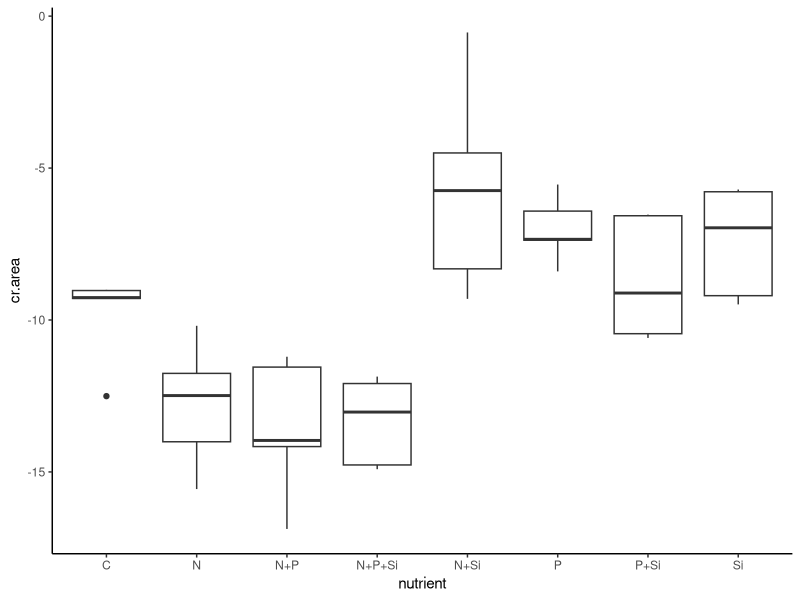
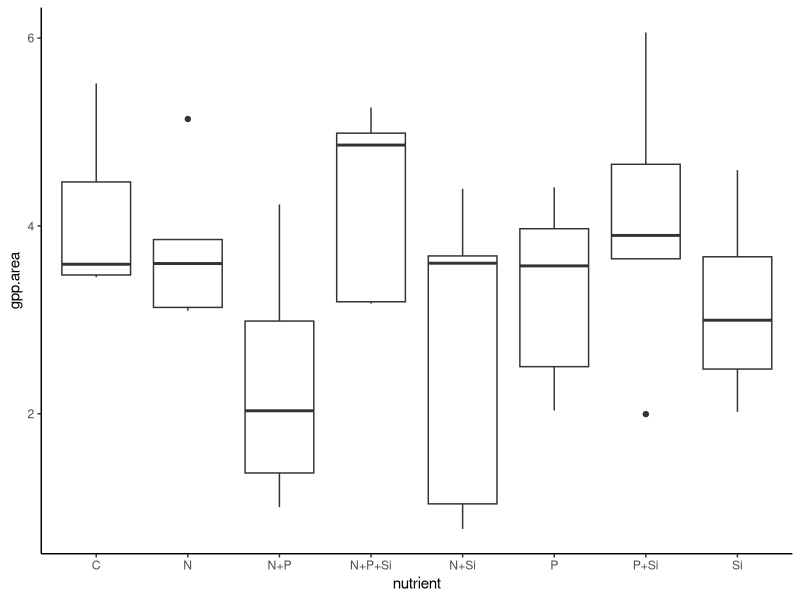
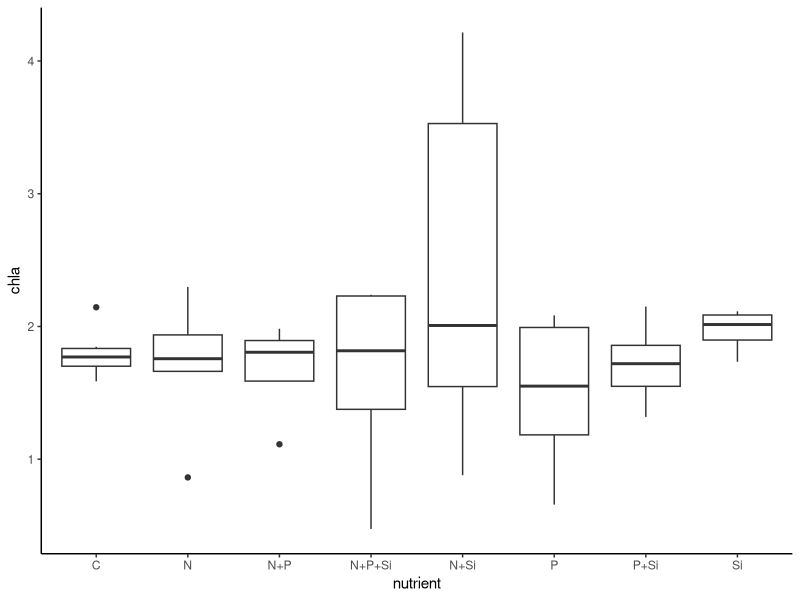
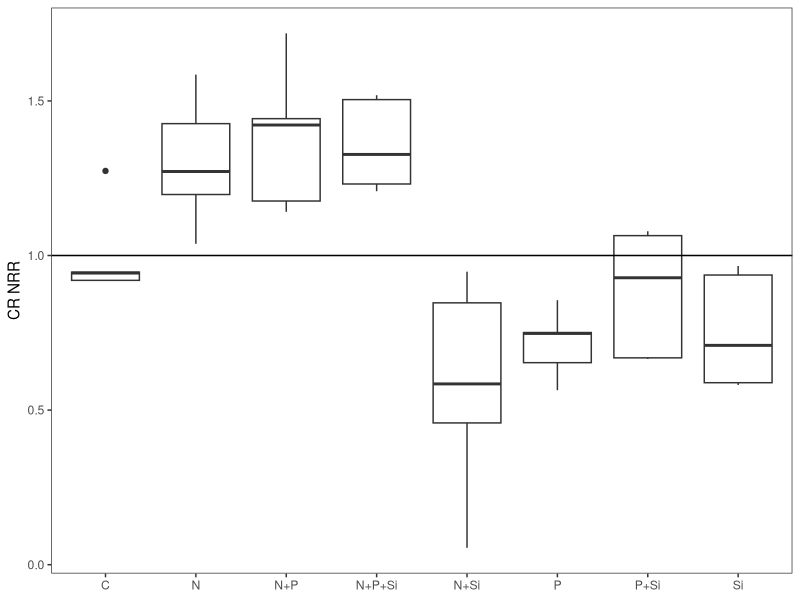
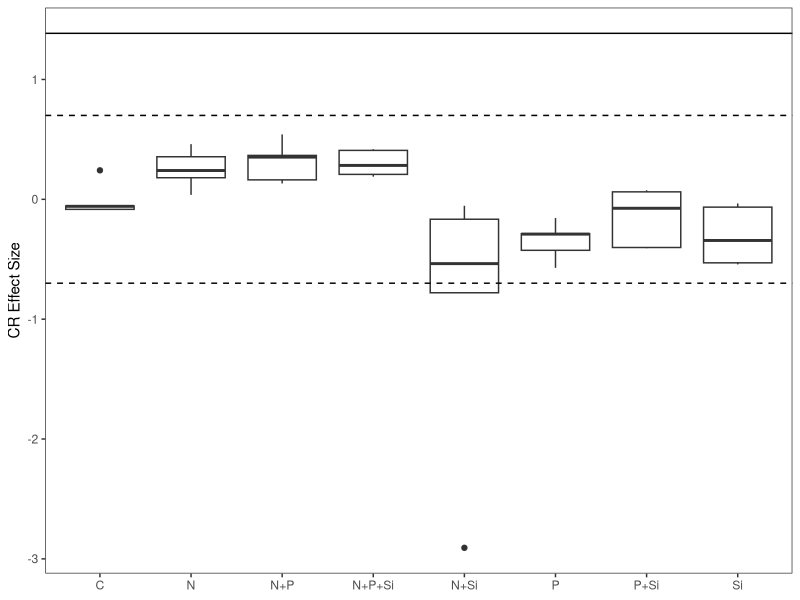
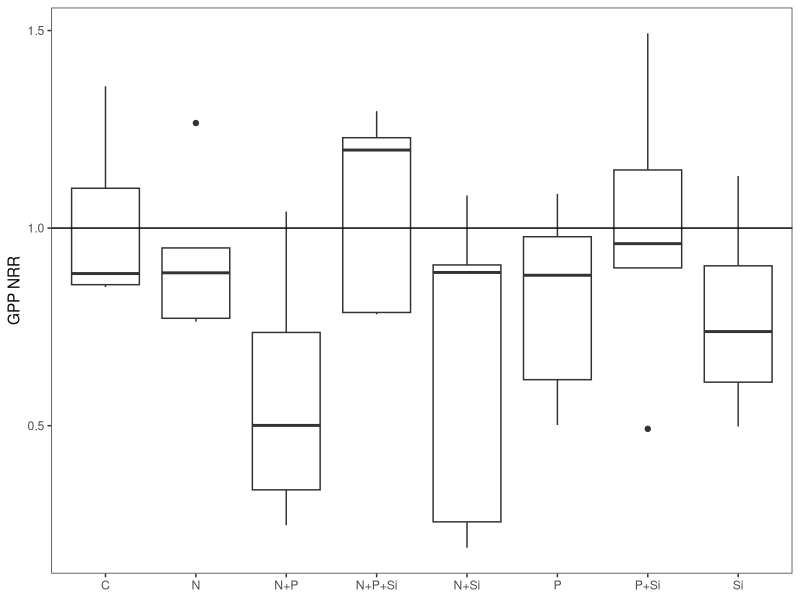
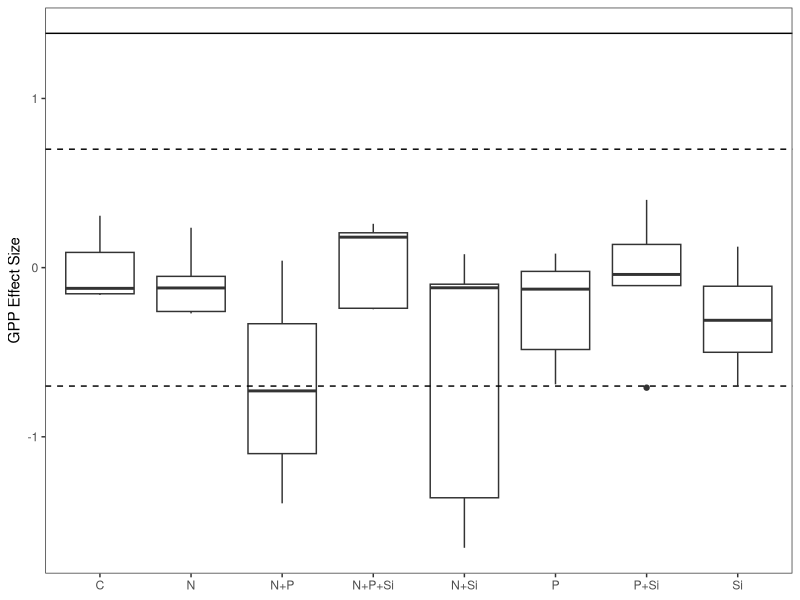
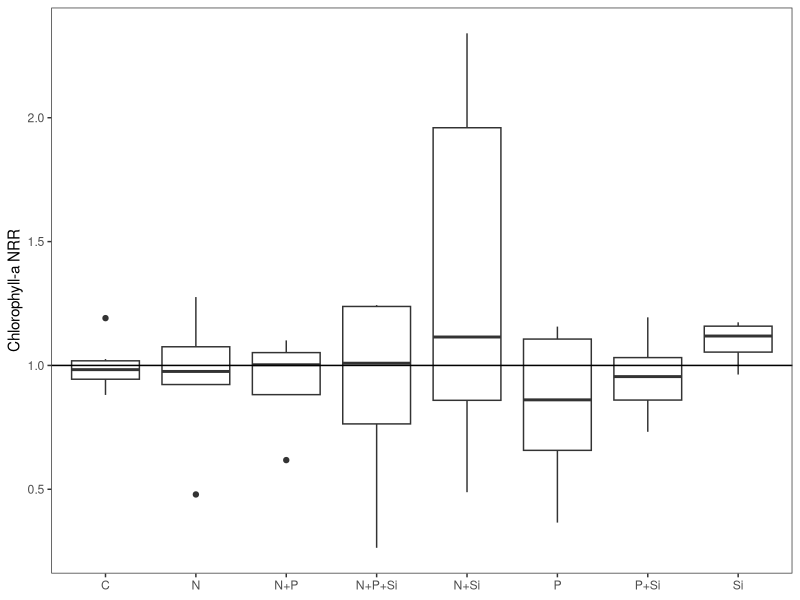

The R source for these figures, in order: (Note: this script raises an error after producing the figures.)
#Author:  Clay Arango
#Creation date: 10-Feb-19
#Script to analyze NDS data from Summer 2018 WSB work with S. Roley and A. Alexiades

#packages
install.packages("nlme")
install.packages("nortest")
install.packages("plyr")
install.packages("dplyr")
install.packages("multcomp")
install.packages("MASS")
install.packages("ggplot2")
library(nlme)
library(nortest)
library(plyr)
library(dplyr)
library(multcomp)
library(MASS)
library(ggplot2)

#Load data
roza_summer <- read.table(file="roza_summer.csv", header=T, sep=",")

#set variable
d = roza_summer

#evaluate data to make sure factors are correct
names(d)

unique(d$nutrient) #control, N, NP, NPSi, NSi, P, PSi, Si
unique(d$N) #should be 0 and 1
unique(d$P) #should be 0 and 1
unique(d$Si) #should be 0 and 1
unique(d$top) #should be "sponge" and "glass"
#if need to change, use recode function below. 
d$top<-recode(d$top, "cellulose" ="sponge")
str(d)

#convert N and P and Si values (0 or 1 for absence or presence) to factors
d$N<-as.factor(d$N)
d$P<-as.factor(d$P)
d$Si<-as.factor(d$Si)
str(d)

#subset data into gpp and cr response
d.cr = subset(d, top=="sponge", data=d)
d.gpp = subset(d, top=="glass", data=d)

#check for outliers and check data entry before calculating CR-NRR
ggplot(d.cr, aes(x=nutrient, y=cr.area)) + geom_boxplot() + theme_classic()
#J1 entered correctly
#OK to keep in analysis

#calculate nrr for cr
x<-ddply(d.cr, "nutrient", summarise, ave_cr = mean(cr.area, na.rm=T)) 
x
d.cr$cr.nrr = d.cr$cr.area/-9.818865 #divide by control ave_cr

#check for outliers and check data entry before calculating GPP- and chla-NRR
ggplot(d.gpp, aes(x=nutrient, y=gpp.area)) + geom_boxplot() + theme_classic()
#J2 is entered correctly, P+Si are evenly spread
#A3 is missing in field

ggplot(d.gpp, aes(x=nutrient, y=chla)) + geom_boxplot() + theme_classic()
#I1, F1 are entered correctly
#A3 is missing in field

#calculate nrr for gpp and chla
x<- ddply(d.gpp, "nutrient", summarise, ave_gpp = mean(gpp.area, na.rm=T), ave_chla = mean(chla, na.rm=T)) 
x
d.gpp$gpp.nrr = d.gpp$gpp.area/4.059326 #divide by control ave_gpp
d.gpp$chla.nrr = d.gpp$chla/1.800835 #divide by control ave_chla
#use to exclude outliers
#x1<- ddply(subset(d.gpp, !(nds.id=="F6")), "nutrient", summarise, ave_chla = mean(chla_ug_cm2, na.rm=T)) 
#x1
#d.gpp$chla.nrr_1<-d.gpp$chla_ug_cm2/2.700340

#combine into one file and export
d.cr$chla.nrr<-NA
#d.cr$chla.nrr_1<-NA#for excluded outliers
d.cr$gpp.nrr<-NA
d.gpp$cr.nrr<-NA
d.nrr<-rbind(d.cr, d.gpp)
d.nrr$site.date<-"roza_summer"
d.nrr$gpp.es<-log(d.nrr$gpp.nrr)
d.nrr$cr.es<-log(d.nrr$cr.nrr)
d.nrr$chla.es<-log(d.nrr$chla.nrr)

write.table(d.nrr, "roza_summer_nrr.csv",  sep=",", quote=F, row.names =F)

###############
#plots of NRR
##############
ggplot(data=subset(d.cr, !(nutrient=="control")), aes(x=nutrient, y=cr.nrr))+geom_boxplot()+theme_bw()+
  ylab("CR NRR")+geom_abline(slope = 0, intercept = 1)+
  theme(axis.title.x=element_blank(), panel.grid.minor=element_blank(), panel.grid.major=element_blank())
#N limitation, possible Si inhibition

ggplot(data=subset(d.nrr, (top=="sponge")), aes(x=nutrient, y=cr.es))+geom_boxplot()+theme_bw()+
  ylab("CR Effect Size")+geom_hline(yintercept = 0.7, lty="dashed")+ geom_hline(yintercept = -0.7, lty="dashed")+
  geom_hline(yintercept = 1.385)+
  theme(axis.title.x=element_blank(), panel.grid.minor=element_blank(), panel.grid.major=element_blank())
#nothing over 1.385, so no significance?

ggplot(data=subset(d.gpp, !(nutrient=="control")), aes(x=nutrient, y=gpp.nrr))+geom_boxplot()+theme_bw()+
  ylab("GPP NRR")+geom_abline(slope = 0, intercept = 1)+
  theme(axis.title.x=element_blank(), panel.grid.minor=element_blank(), panel.grid.major=element_blank())
#no limitation

ggplot(data=subset(d.nrr, top =="glass"),aes(x=nutrient, y=gpp.es))+geom_boxplot()+theme_bw()+
  ylab("GPP Effect Size")+geom_hline(yintercept = 0.7, lty="dashed")+
  geom_hline(yintercept = -0.7, lty="dashed")+ geom_hline(yintercept = 1.385)+
  theme(axis.title.x=element_blank(), panel.grid.minor=element_blank(), panel.grid.major=element_blank())
#nothing over 1.385 so no significance?

ggplot(data=subset(d.gpp, !(nutrient=="control")), aes(x=nutrient, y=chla.nrr))+geom_boxplot()+theme_bw()+
  ylab("Chlorophyll-a NRR")+geom_abline(slope = 0, intercept = 1)+ 
  theme(axis.title.x=element_blank(), panel.grid.minor=element_blank(), panel.grid.major=element_blank())
#no limitation

ggplot(data=subset(d.nrr, (top=="glass")), aes(x=nutrient, y=chla.es))+geom_boxplot()+theme_bw()+
  ylab("Chla Effect Size")+ geom_hline(yintercept = 0.7, lty="dashed")+ geom_hline(yintercept = -0.7, lty="dashed")+    
  geom_hline(yintercept = 1.385)+
  theme(axis.title.x=element_blank(), panel.grid.minor=element_blank(), panel.grid.major=element_blank())
#nothing over 1.385 so no significance?

##########
#NRR Summary Files
#########

GPP_sum<-ddply(d.gpp, "nutrient", summarise, ave_nrr.gpp=mean(gpp.nrr, na.rm=T), sd_nrr.gpp=sd(gpp.nrr, na.rm=T), 
               se_nrr.gpp =(sd(gpp.nrr)/sqrt(sum(!is.na(gpp.nrr)))), 
               ci95_nrr.gpp = (1.96*(sd(gpp.nrr)/sqrt(sum(!is.na(gpp.nrr))))),
               ave_nrr.chla=mean(chla.nrr, na.rm=T), sd_nrr.chla=sd(chla.nrr, na.rm=T), 
               se_nrr.chla =(sd(chla.nrr)/sqrt(sum(!is.na(chla.nrr)))), 
               ci95_nrr.chla = (1.96*(sd(chla.nrr)/sqrt(sum(!is.na(chla.nrr))))))
CR_sum<-ddply(d.cr, "nutrient", summarise, ave_nrr.cr=mean(cr.nrr, na.rm=T), sd_nrr.cr=sd(cr.nrr, na.rm=T), 
              se_nrr.cr =(sd(cr.nrr)/sqrt(sum(!is.na(cr.nrr)))), 
              ci95_nrr.cr = (1.96*(sd(cr.nrr)/sqrt(sum(!is.na(cr.nrr))))))

#now combine into one and export
d.sum<-merge(GPP_sum, CR_sum, by="nutrient")
d.sum$site_date<-"roza_summer"
write.table(d.sum, "roza_summer_summ.csv",  sep=",", quote=F, row.names=F)

############################################################
#analyze RESPIRATION data
############################################################

M1<-gls(cr.area~N*P*Si, data=d.cr, na.action=na.omit)
E1<-residuals(M1)
qqnorm(E1)
qqline(E1)
ad.test(E1)
   #residuals are normally distributed, p=0.5626
hist(E1)  
plot(M1)

plot(filter(d.cr, !is.na(cr.area)) %>% dplyr::select(nutrient), 
     E1, xlab="nutrient", ylab="Residuals")
bartlett.test(cr.area~nutrient, data=d.cr)
   #variances are equal p=0.4874

anova(M1)
  

##########################################################
#do multiple 2 way ANOVAs to improve our ability to interpret
##########################################################
#N and P
xx = na.omit(subset(d.cr, select = c(N,P,cr.area)))
interaction.plot(xx$N, xx$P, xx$cr.area*-1)

#N and Si
xx = na.omit(subset(d.cr, select = c(N,Si,cr.area)))
interaction.plot(xx$N, xx$Si, xx$cr.area*-1)

#P and Si
xx = na.omit(subset(d.cr, select = c(P,Si,cr.area)))
interaction.plot(xx$P, xx$Si, xx$cr.area*-1)
##########################################################
##########################################################

x <- group_by(d.cr, nutrient) %>%  # Grouping function causes subsequent functions to aggregate by season and reach
  summarize(cr.mean = abs(mean(cr.area, na.rm = TRUE)), # na.rm = TRUE to remove missing values
            cr.sd=abs(sd(cr.area, na.rm = TRUE)),  # na.rm = TRUE to remove missing values
            n = sum(!is.na(cr.area)), # of observations, excluding NAs. 
            cr.se=cr.sd/sqrt(n))

ggplot(data=x, aes(x=nutrient, y=cr.mean)) + 
  geom_bar(stat="identity", position=position_dodge(), color = "black") + 
  geom_errorbar(aes(ymin=cr.mean, ymax=cr.mean+cr.se), width=0.2, 
                position=position_dodge(0.9)) + 
  xlab("Nutrient") +
  ylab(expression(Respiration~(ug~O[2]~m^{-2}~h^{-1}))) +
  ylim(0,20) +
  labs(fill="Light") +
  theme_bw() +
  theme(panel.grid.major=element_blank(),
        panel.grid.minor=element_blank(),
        legend.title=element_text(size=6),
        legend.key=element_blank(), 
        legend.position=c(0.5,0.95), 
        legend.text=element_text(size=8), 
        legend.background=element_blank(), 
        legend.direction="horizontal", 
        legend.key.size=unit(0.3, "cm"), 
        axis.title.y=element_text(size=8), 
        axis.title.x=element_text(size=8), 
        axis.text.x=element_text(size=8))

#ggsave('output/figures/Roza_summer.tiff',
#       units="in",
#       width=3.25,
#       height=3.25,
#       dpi=1200,
#       compression="lzw")

#summarize nrr
x <- group_by(d.cr, nutrient) %>%  # Grouping function causes subsequent functions to aggregate by season and reach
  summarize(cr.mean = abs(mean(cr.nrr, na.rm = TRUE)), # na.rm = TRUE to remove missing values
            cr.sd=abs(sd(cr.nrr, na.rm = TRUE)),  # na.rm = TRUE to remove missing values
            n = sum(!is.na(cr.nrr)), # of observations, excluding NAs. 
            cr.se=cr.sd/sqrt(n))

############################################################
#analyze the PRODUCTION data
############################################################

M1<-gls(gpp.area~N*P*Si, data=d.gpp, na.action=na.omit) 
E1<-residuals(M1)
qqnorm(E1)
qqline(E1)
ad.test(E1)
   #residuals are normal, p=0.5248

hist(E1, xlab="residuals", main="")
plot(M1)

plot(filter(d.gpp, !is.na(gpp.area)) %>% dplyr::select(nutrient), 
     E1, xlab="nutrient", ylab="Residuals")
bartlett.test(gpp.area~nutrient, data=d.gpp)
   #variances are equal, p=0.832

anova(M1)
  
x <- group_by(d.gpp, nutrient) %>%  # Grouping function causes subsequent functions to aggregate by season and reach
  summarize(gpp.mean = abs(mean(gpp.area, na.rm = TRUE)), # na.rm = TRUE to remove missing values
            gpp.sd=abs(sd(gpp.area, na.rm = TRUE)),  # na.rm = TRUE to remove missing values
            n = sum(!is.na(gpp.area)), # of observations, excluding NAs. 
            gpp.se=gpp.sd/sqrt(n))

ggplot(data=x, aes(x=nutrient, y=gpp.mean)) + 
  geom_bar(stat="identity", position=position_dodge(), color = "black") + 
  geom_errorbar(aes(ymin=gpp.mean, ymax=gpp.mean+gpp.se), width=0.2, 
                position=position_dodge(0.9)) + 
  xlab("Nutrient") +
  ylab(expression(Production~(ug~O[2]~m^{-2}~h^{-1}))) +
  labs(fill="Light") +
  theme_bw() +
  theme(panel.grid.major=element_blank(),
        panel.grid.minor=element_blank(), 
        legend.title=element_text(size=6), 
        legend.key=element_blank(),  
        legend.position=c(0.5,0.95),  
        legend.text=element_text(size=8),  
        legend.background=element_blank(),  
        legend.direction="horizontal",  
        legend.key.size=unit(0.3, "cm"),  
        axis.title.y=element_text(size=8),  
        axis.title.x=element_text(size=8),  
        axis.text.x=element_text(size=8))

#ggsave('output/figures/gppByNutrient.tiff',
#       units="in",
#       width=3.25,
#       height=3.25,
#       dpi=1200,
#       compression="lzw")

#summarize nrr
x <- group_by(d.gpp, nutrient) %>%  # Grouping function causes subsequent functions to aggregate by season and reach
  summarize(gpp.mean = abs(mean(gpp.nrr, na.rm = TRUE)), # na.rm = TRUE to remove missing values
            gpp.sd=abs(sd(gpp.nrr, na.rm = TRUE)),  # na.rm = TRUE to remove missing values
            n = sum(!is.na(gpp.nrr)), # of observations, excluding NAs. 
            gpp.se=gpp.sd/sqrt(n))

############################################################
#analyze the CHL-A biomass on disks

M1<-gls(chla~N*P*Si, data=d.gpp, na.action=na.omit) 
E1<-residuals(M1)
qqnorm(E1)
qqline(E1)
ad.test(E1)
#residuals are normal, p=0.06435

hist(E1, xlab="residuals", main="")
plot(M1)

plot(filter(d.gpp, !is.na(gpp.area)) %>% dplyr::select(nutrient), 
     E1, xlab="nutrient", ylab="Residuals")
bartlett.test(gpp.area~nutrient, data=d.gpp)
#variances are equal, p=0.832

anova(M1)

##########################################################
#do multiple 2 way ANOVAs to improve our ability to interpret
##########################################################
#N and P
xx = na.omit(subset(d.gpp, select = c(N,P,chla)))
interaction.plot(xx$N, xx$P, xx$chla)

#N and Si
xx = na.omit(subset(d.gpp, select = c(N,Si,chla)))
interaction.plot(xx$N, xx$Si, xx$chla)

interaction.plot(d.cr$N, d.cr$Si, d.cr$cr.area)

#P and Si
xx = na.omit(subset(d.gpp, select = c(P,Si,chla)))
interaction.plot(xx$P, xx$Si, xx$chla)

##########################################################
#Analyze chl-a by removing all Si treatments
##########################################################
d.gppNoSi = subset(d.gpp, Si==0)

M1<-gls(chla~N*P, data=d.gppNoSi, na.action=na.omit)
E1<-residuals(M1)
qqnorm(E1)
qqline(E1)
ad.test(E1)
#residuals look good (p=0.244)
hist(E1)
plot(M1)

bartlett.test(chla~nutrient, data=d.gpp)
#data look bad p=0.0015

#log transformation
d.gppNoSi$l.chla = log10(d.gppNoSi$chla+1)

M2<-gls(l.chla~N*P, data=d.gppNoSi, na.action=na.omit) 
E2<-residuals(M2)
qqnorm(E2)
qqline(E2)
ad.test(E2)
#residuals are normal, p=0.087

hist(E2, xlab="residuals", main="")
plot(M2)
bartlett.test(l.chla~nutrient, data=d.gppNoSi)
#good, p = 0.087

anova(M2)

#Interpret Interaction
#N and P
xx = na.omit(subset(d.gppNoSi, select = c(N,P,chla)))
interaction.plot(xx$N, xx$P, xx$chla)
